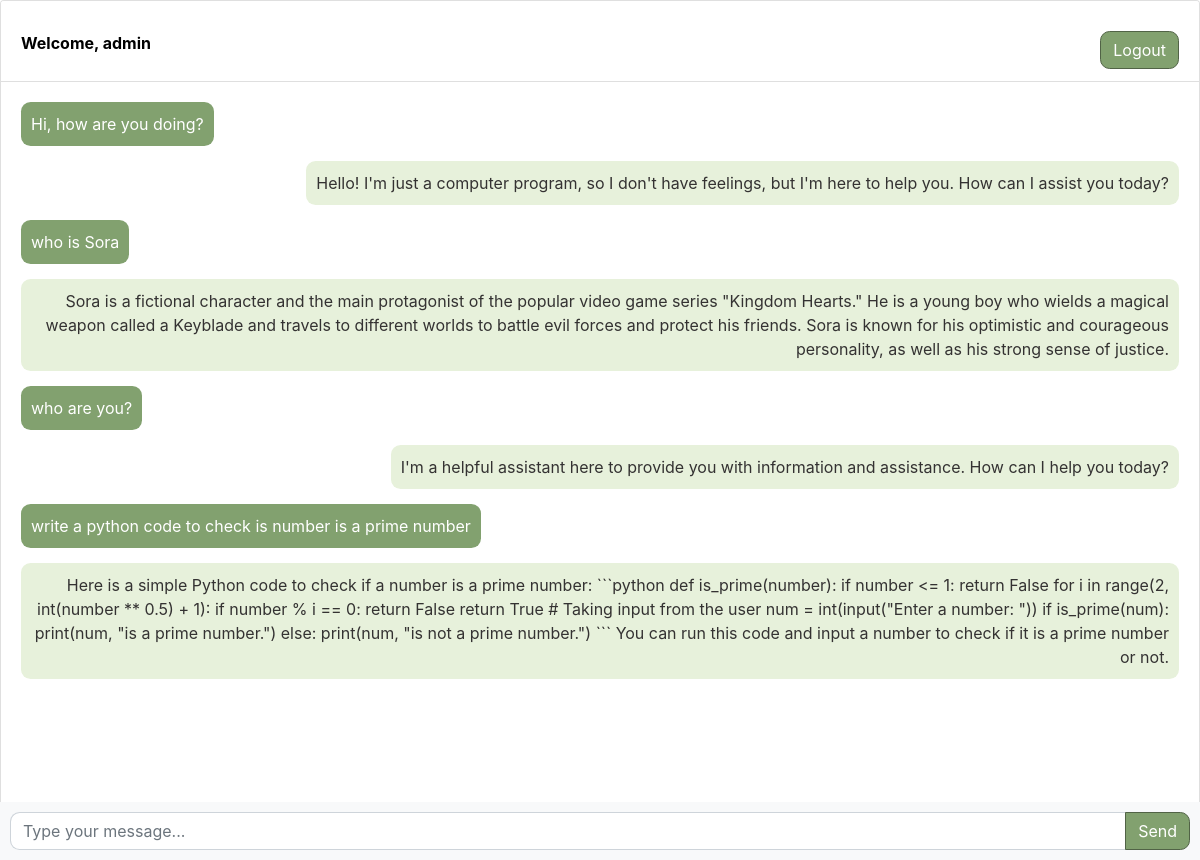
Screenshot of / (signed in) with the database file from the repository.
### chatbot/models.py (models this page shows, shortened)
class Chat(models.Model):
	user = models.ForeignKey(User, on_delete=models.CASCADE)
	message = models.TextField()
	response = models.TextField()
	created_at = models.DateTimeField(auto_now_add=True)

### chatbot/views.py (the view)
# urls.py: path('', views.chatbot, name='chatbot'),
@login_required(login_url='login')
def chatbot(request):
    chats = Chat.objects.filter(user=request.user)
    if request.method == 'POST':
        message = request.POST.get('message')
        response = ask_openai(message)
        chat = Chat(user=request.user, message=message, response=response, created_at=timezone.now())
        chat.save()
        return JsonResponse({'message': message, 'response': response})
    return render(request, 'chatbot.html', {'chats':chats})

### templates/chatbot.html (shortened to what this page needs)
{% extends 'base.html' %}
{% block content %}
<div class="chat-container">
  <div class="card flex-grow-1">
    {% if user.is_authenticated %}
    <div class="card-header bg-primary text-white"><b>Welcome, {{user.username}}</b> <button class="btn btn-primary btn-send btn-header"><a style="color:white" href='logout'>Logout</a></button></div>
    {% else %}
    <div class="card-header bg-primary text-white"><a style="color:white" href='login'>Login</a> <a style="color:white" href='register'>Register</a></div>
    {% endif %}
    <div class="card-body messages-box">
      <ul class="list-unstyled messages-list">
        {% for chat in chats %}
          {% if chat.user == request.user %}
            <li class="message sent">
              <div class="message-text">
                <div class="message-content">
                  {{chat.message}}
                </div>
            </div>
            </li>
             <li class="message received">
              <div class="message-text">
                <div class="message-content">
                  {{chat.response}}
                </div>
            </div>
            </li>
          {% endif %}
        {% endfor %}
      </ul>
    </div>
    <br><br>
    <br><br>
    <br><br>
  </div>
  <form class="message-form">
    <div class="input-group">
      <input type="text" class="form-control message-input" placeholder="Type your message...">
      <div class="input-group-append">
        <button type="submit" class="btn btn-primary btn-send">Send</button>
      </div>
    </div>
  </form>
</div>
{% endblock %}

### templates/base.html (shortened to what this page needs)
<!DOCTYPE html>
<html lang="en">
  <head>
    <link rel="stylesheet" href="https://stackpath.bootstrapcdn.com/bootstrap/4.3.1/css/bootstrap.min.css">
  </head>
  <body>
    {% block content %}{% endblock %}
  </body>
</html>

### templates/chatbot.html (style rules this page uses)
body, html { height: 100%; }
.messages-box { flex: 1; overflow-y: auto; }
.messages-list { padding-left: 0; }
.message { margin-bottom: 15px; list-style: none; border-radius: 0.6rem; width: fit-content; }
.message-text { padding: 10px; border-radius: 5px; }
.sent { background-color: #82A16F; align-self: flex-end; color:#FFFFFF; justify-self: left; }
.received { background-color: #E7F1DB; color:#343232; text-align: right; justify-self: right; align-content: right; }
.message-form { display: flex; position: fixed; bottom: 0; left: 0; right: 0; padding: 10px; background-color: #f8f9fa; }
.message-input { flex: 1; border-radius: 0.6rem; border-right: none; }
.btn-send { border-radius: 0.6rem; background-color: #82A16F; border-color: #516346; }
.btn-header { float: right; align-self: center; }
.chat-container { height: 100%; display: flex; flex-direction: column; }
.bg-primary { background-color: #FFFFFF !important; color: #000000 !important; padding-top: 30px; }

### rows the page displays
Chat: message "Hi, how are you doing?", response "Hello! I'm just a computer program, so I don't have feelings, but I'm here to help you. How can I assist you today?"
Chat: message "who is Sora", response "Sora is a fictional character and the main protagonist of the popular video game series \"Kingdom Hearts.\" He is a young boy who wields a magical weapon called a Keyblade and travels to different worlds to battle evil forces and protect his friends. Sora is known for his optimistic and courageous personality, as well as his strong sense of justice."
Chat: message "who are you?", response "I'm a helpful assistant here to provide you with information and assistance. How can I help you today?"
Chat: message "write a python code to check is number is a prime number", response "Here is a simple Python code to check if a number is a prime number: ```python def is_prime(number): if number <= 1: return False for i in range(2, int(number ** 0.5) + 1): if number % i == 0: return False return True # Taking input from the user num = int(input(\"Enter a number: \")) if is_prime(num): print(num, \"is a prime number.\") else: print(num, \"is not a prime number.\") ``` You can run this code and input a number to check if it is a prime number or not."

### other values shown
{{ user.username }} "admin"
